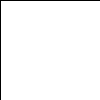
Frame 1 (no input)
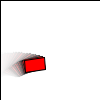
Frame 60 (the mouse pressed at the canvas centre just before this capture)
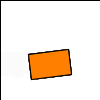
Frame 120 (the mouse held since frame 60 and released just before this capture)

The Processing sketch that drew these frames (run headless with seeded random() and noise(); from frame 60 on, the mouse is pressed at the canvas centre):

// Processing sketch: Simple_animation
// ── Simple_animation.pde
float x;
float y;
float angle;
float deltaAngle;
color c;

void setup() {
  y = random(height);
  x = -width*.25;
  angle=0;
  deltaAngle=0.05;
  c=color(255);
  rectMode(CENTER);
  background(255);
  smooth();
}

void draw() {
  fill(255,30);
  rect(width/2,height/2,width,height);
  c = color(255,map(mouseY,0,height,0,255),0);
  fill(c);
  //background(128);
  if (mousePressed) {
    x = mouseX;
    deltaAngle=deltaAngle*0.7;
  }
  else 
    if (x<width) {
      x++;
      angle+=deltaAngle;
    }
    else {
      y = random(height);
      x = -width*.25;
      deltaAngle=random(-0.1,0.1);
      //c=color(random(150,255),0,0);
    }
  pushMatrix();  
  translate(x,y);
  rotate(angle);
  float size = map(mouseX,0,width/2,0.5,1);
  rect(0,0,width*0.4*size,height*0.25*size);
  popMatrix();
  
}
